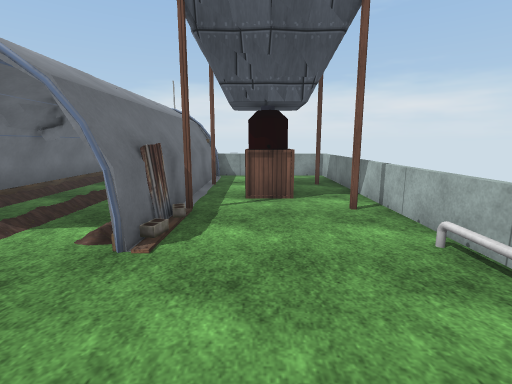
[1] (above)

19 first-person views from a walk through a scene from a Unity 3-D project. The camera is 1.5 m above the floor, tilts 10° down and sees 85° across. The floor is counted in squares, 1 m on a side. Each view is taken from the middle of a square. On the plan, view 1 faces up. The plan holds only what a view shows up to about 14 squares ahead; the rest is blank. The place goes on beyond the plan. The player character is not drawn. Some animated figures are left out. Some surface patterns are stand-ins.

[2]
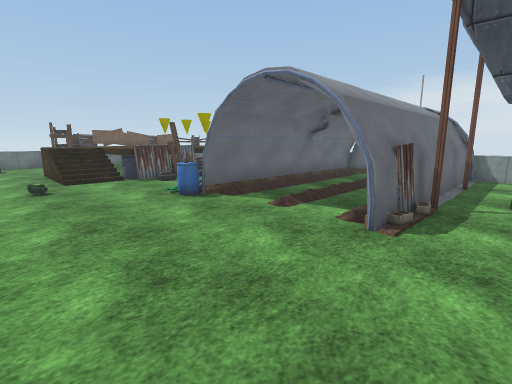

[3]
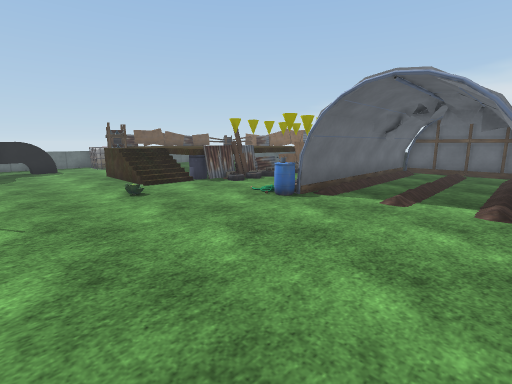

[4]
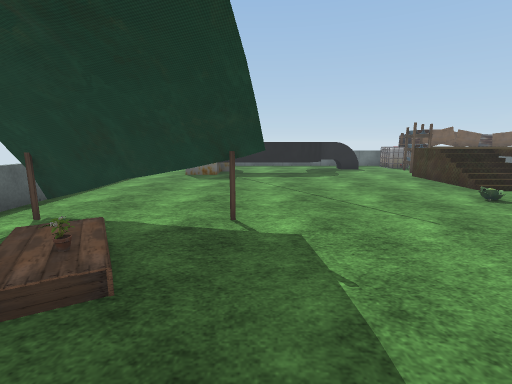

[5]
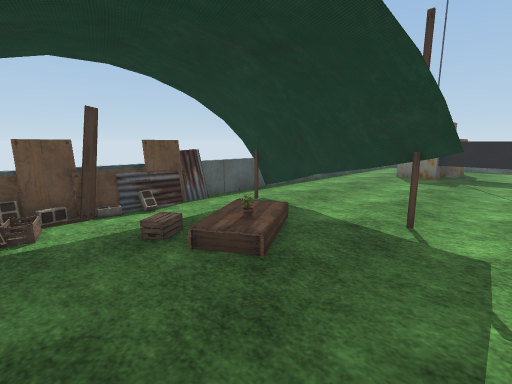

[6]
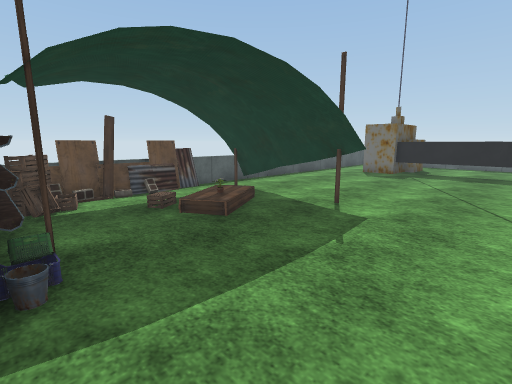

[7]
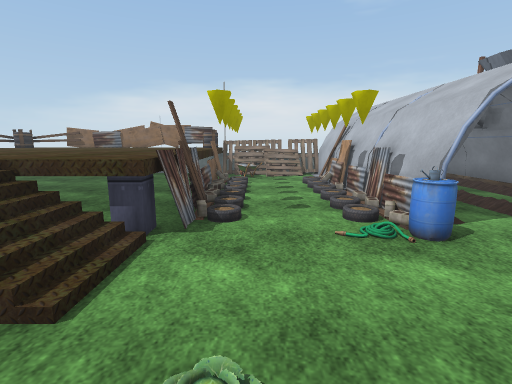

[8]
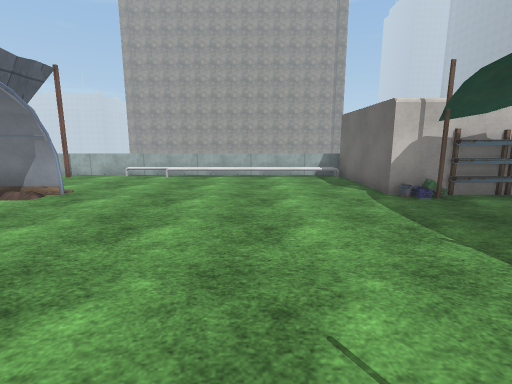

[9]
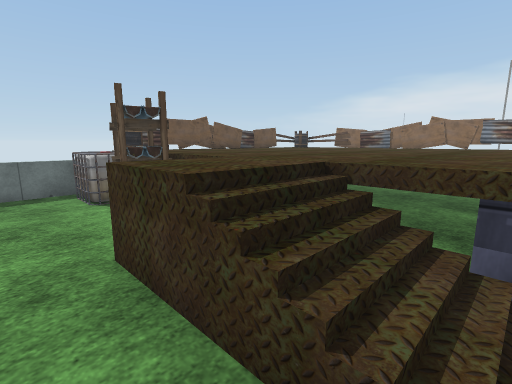

[10]
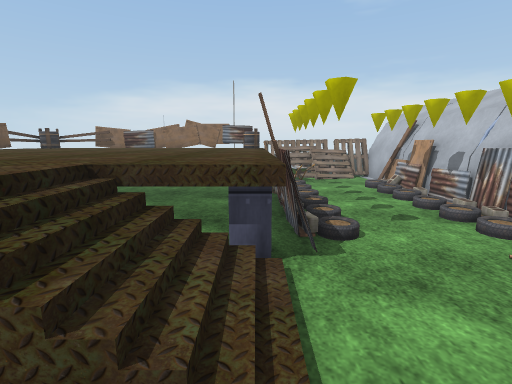

[11]
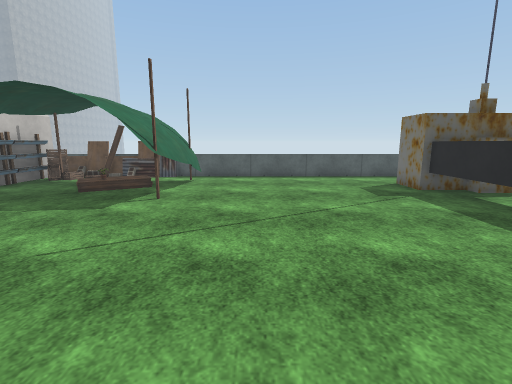

[12]
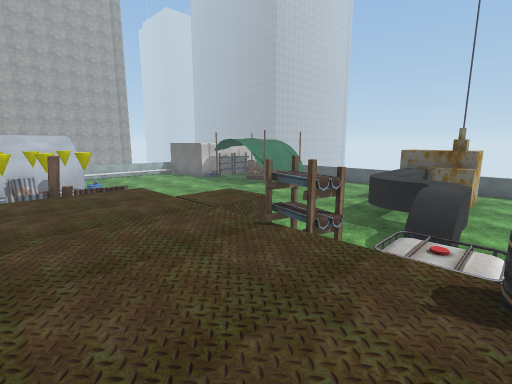

[13]
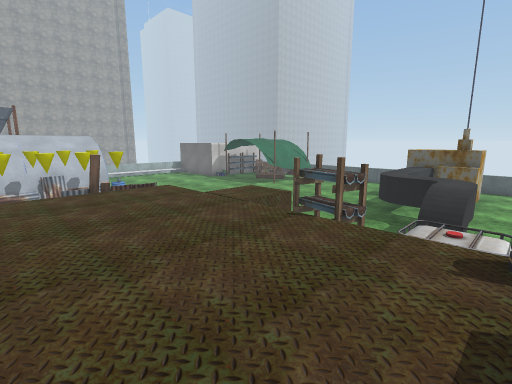

[14]
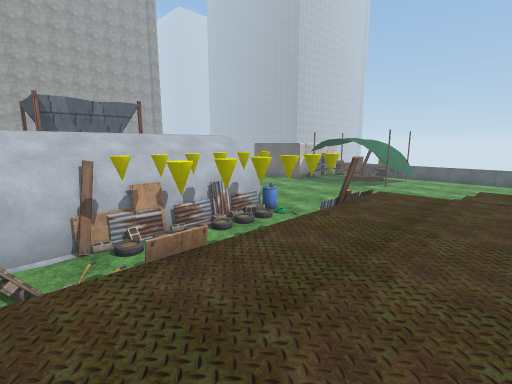

[15]
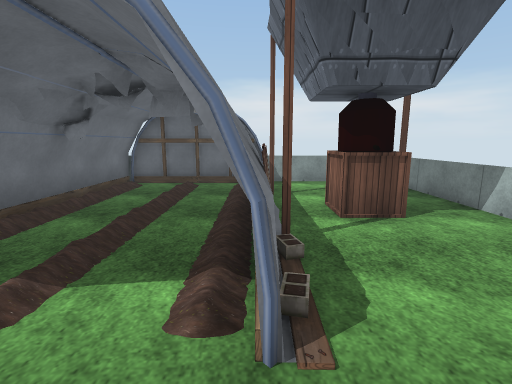

[16]
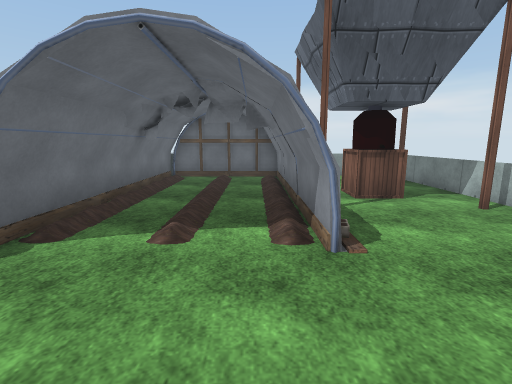

[17]
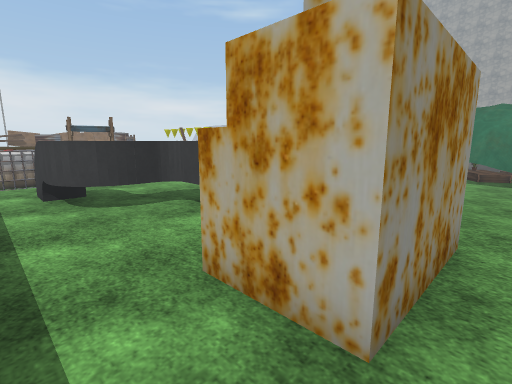

[18]
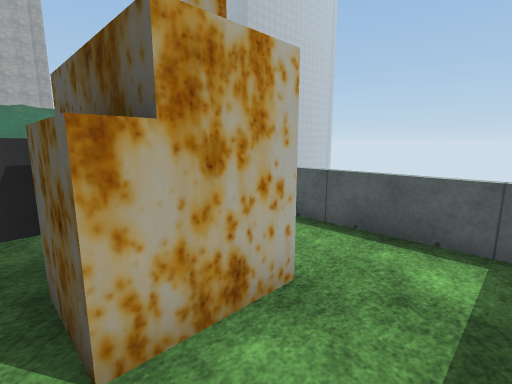

[19]
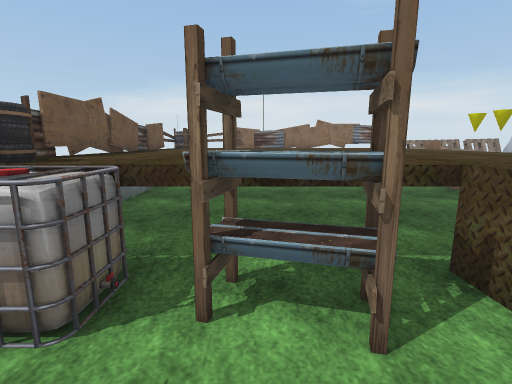

### Floor plan
Key: @ floor where view 1 was taken; # wall or solid block; . main floor; : floor 1.25 m higher than the main floor; / step, stairs or slope; = window, fence, low wall or low ledge; ≈ liquid the walk keeps out of; v drop or lower ground; H house; T tank; B bed; A barrel; P planter; I pipe; L plant; C crate; E pallet; W wheel; O other object.
Columns run from 22 left of view 1 to 3 right of it. Each row starts with its distance up from view 1.
 13 OOvBBBBBBBBEEEE######=====
 12 v::::::::::WEEEE....H.. .=
 11 v:::::::::: W..HHO..H.. .=
 10 B:::::::::: .. B..O.H....=
  9 B::::::::::/.. BH...H.TT.=
  8 B::::::::::/.. BH...H.TT.=
  7 B::::::::::=.. B....H....=
  6 B:::::::::B#..#BHOO.H...T=
  5 B::::::::::/...BHO..B....=
  4 BO:::::::::O...A....H....=
  3  O≈.PP#:///....A.........=
  2  =≈.PP#:///............./=
  1 v......vvv/............./=
  0  .II..................@./=
 -1  .II..................../=
 -2  .II..................../=
 -3  .IIII................../=
 -4  ....I................../=
 -5  ....I................../=
 -6  ....I........O.....######
 -7  ..##I........O.....#
 -8  ..####......OO.L...P
 -9  ..####......OOO.O..#
-10  ............OO....CP
-11  .............O.BB.C#
-12  ==============O##B##

Positions as (right, up) in squares from view 1, and headings:
1: (0, 0), facing up
2: (0, -1), facing up-left
3: (-2, -3), facing up-left
4: (-3, -6), facing left
5: (-3, -5), facing down-left
6: (-2, -3), facing down-left
7: (-10, -1), facing up
8: (-10, -2), facing right
9: (-12, 0), facing up-left
10: (-12, 0), facing up
11: (-11, 1), facing down
12: (-21, 7), facing down-right
13: (-21, 8), facing down-right
14: (-15, 12), facing down-right
15: (-2, 2), facing up
16: (-3, 0), facing up
17: (-21, -10), facing up-right
18: (-21, -7), facing down-right
19: (-18, 0), facing up
